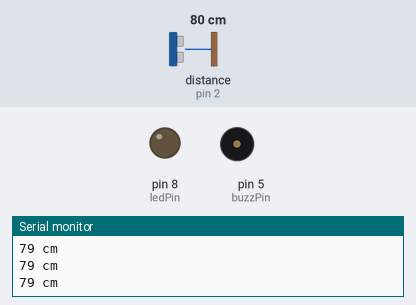
A sketch run on a simulated Arduino Uno, built with avr-gcc and run on an emulated ATmega328P. Parts: output pins drawn as LEDs (lit = HIGH), buzzer (waves = sounding, pin HIGH), the last lines printed to the serial monitor. Wiring (inferred from the names in the program): ultrasonic range finder: trigger pin 3; echo pin 2. The test bench sets the inputs (shaded band); at power-on: distance to the obstacle (sensor on pin 2) 80 cm. The echo pulse lasts 58.3 µs per cm; pins used as bus, display or sensor lines are not drawn.

Above: at 1.2 s.
1.3 s: distance to the obstacle (sensor on pin 2) set to 17 cm
4.3 s: distance to the obstacle (sensor on pin 2) set to 14 cm
At 5.5 s:
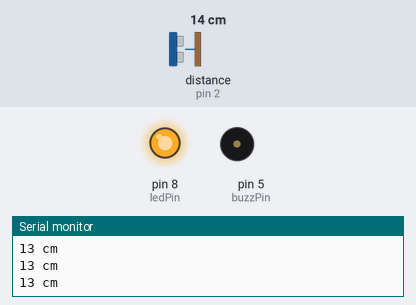
5.8 s: distance to the obstacle (sensor on pin 2) set to 2 cm
At 6.7 s:
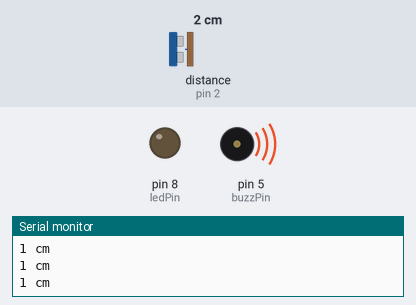
7.3 s: distance to the obstacle (sensor on pin 2) set to 9 cm
At 7.8 s:
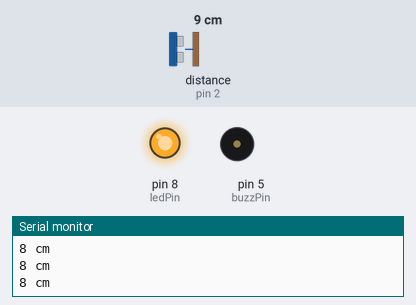
8.8 s: distance to the obstacle (sensor on pin 2) set to 4 cm
At 10.2 s:
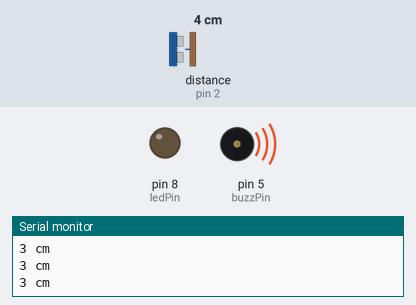
Timing chart, 0 to 11.3 s (numbered marks = the images above; inputs shaded):
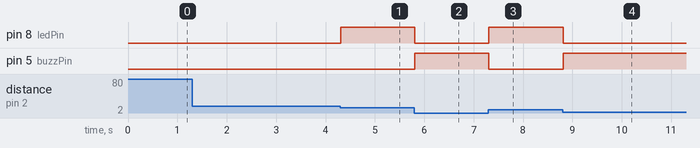

Measured:
- the behaviour switches between 16 and 15 cm on distance to the obstacle (sensor on pin 2) (found by bisection; images 0 and 1)
- after the input at 4.3 s, pin 8 (ledPin): LOW → HIGH at once
- after the input at 5.8 s, pin 8 (ledPin): HIGH → LOW at once; pin 5 (buzzPin): LOW → HIGH at once
- after the input at 7.3 s, pin 8 (ledPin): LOW → HIGH at once; pin 5 (buzzPin): HIGH → LOW at once
- after the input at 8.8 s, pin 8 (ledPin): HIGH → LOW at once; pin 5 (buzzPin): LOW → HIGH at once

The sketch:

distance_sensor.ino
```cpp
#define echoPin 2 // attach pin D2 Arduino to pin Echo of HC-SR04
#define trigPin 3 //attach pin D3 Arduino to pin Trig of HC-SR04
#define buzzPin 5
#define ledPin 8


// defines variables
long duration; // variable for the duration of sound wave travel
int distance; // variable for the distance measurement

void setup() {
  pinMode(trigPin, OUTPUT); // Sets the trigPin as an OUTPUT
  pinMode(echoPin, INPUT); // Sets the echoPin as an INPUT
  pinMode(buzzPin, OUTPUT);
  pinMode(ledPin, OUTPUT);
  Serial.begin(9600); // // Serial Communication is starting with 9600 of baudrate speed
  Serial.println("Ultrasonic Sensor HC-SR04 Test"); // print some text in Serial Monitor
  Serial.println("with Arduino UNO R3");
}
void loop() {
  // Clears the trigPin condition
  digitalWrite(trigPin, LOW);
  delayMicroseconds(2);
  // Sets the trigPin HIGH (ACTIVE) for 10 microseconds
  digitalWrite(trigPin, HIGH);
  delayMicroseconds(10);
  digitalWrite(trigPin, LOW);
  // Reads the echoPin, returns the sound wave travel time in microseconds
  duration = pulseIn(echoPin, HIGH);
  // Calculating the distance
  distance = duration * 0.034 / 2; // Speed of sound wave divided by 2 (go and back)
  // Displays the distance on the Serial Monitor
//  Serial.print("Distance: ");
  Serial.print(distance);
  Serial.println(" cm");

  if (distance < 15 && distance > 5) {

//      digitalWrite(buzzPin, HIGH);
      digitalWrite(ledPin, HIGH);
    }

  else {

//    digitalWrite(buzzPin, LOW);
    digitalWrite(ledPin, LOW);
    }

    if (distance < 5) {

      digitalWrite(buzzPin, HIGH);
//      digitalWrite(ledPin, HIGH);
    }

  else {

    digitalWrite(buzzPin, LOW);
//    digitalWrite(ledPin, LOW);
    }
}
```
